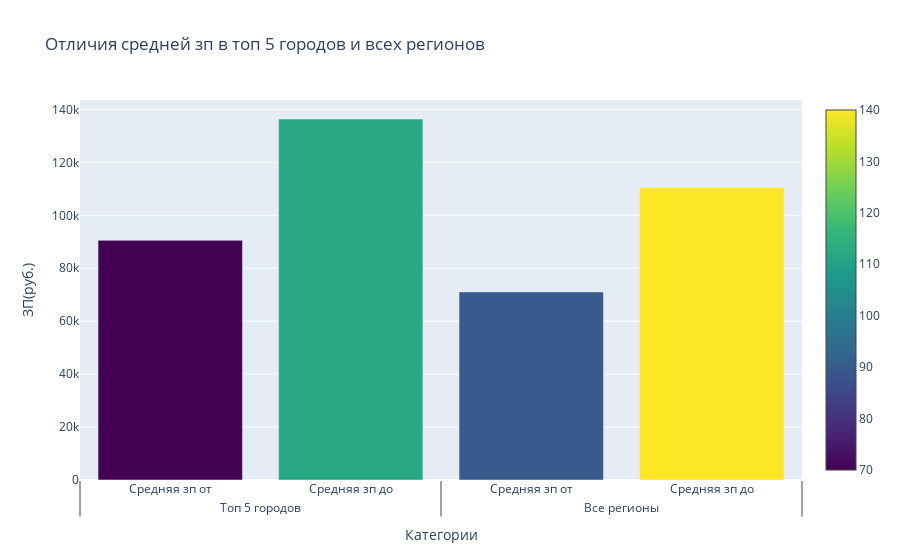

The cell this chart's notebook holds for it:
### Markdown cell above
Зарплаты в среднем варьируются от 71.065 рублей до 110.537 рублей.

Вычислив среднюю вилку по зп в топ 5 городов по числу вакансий, убеждаемся, что там зп больше.

Посмотреть это можно на визуализации ниже.

Думаю. если посчитать в топ 5 городах и остальных отдельно, разрыв будет еще больше.

Вывод: в самых крупных городах по числу вакансий и самые большие зарплаты.
Подтверждаю вывод о том, что в крупных городах больше возможностей для поиска работы и росте в зарплате.

### Code cell
#города, в которых будем считать зп
city = ['Москва', 'Санкт-Петербург', 'Минск', 'Новосибирск' , 'Алматы']
#получаем id нужных нам городов
placeholders = ', '.join(['%s'] * len(city))
query_tmp = f'''
select id from areas where areas.name in ({placeholders})
'''
df_query_tmp = pd.read_sql_query(query_tmp, connection, params=city)

id_list = df_query_tmp['id'].tolist()

#получаем зп в нужных нам городах
placeholders = ', '.join(['%s'] * len(id_list))

query_salary_from_top = f'''select round(avg(salary_from)) from vacancies 
where area_id in ({placeholders})
        '''
df_salary_from_top = pd.read_sql_query(query_salary_from_top, connection,  params=id_list)
query_salary_to_top = f'''select round(avg(salary_to)) from vacancies 
where area_id in ({placeholders})
        '''
df_salary_to_top = pd.read_sql_query(query_salary_to_top, connection,  params=id_list)

mean_salary_from_top = df_salary_from_top.iloc[0].item()
mean_salary_to_top  = df_salary_to_top.iloc[0].item()


# Данные: первый список — основная группа, второй — подгруппа
x = [
    ['Топ 5 городов', 'Все регионы', 'Топ 5 городов', 'Все регионы'],
    ['Средняя зп от', 'Средняя зп от', 'Средняя зп до', 'Средняя зп до']
]

fig = go.Figure()
fig.add_bar(x=x, y=[mean_salary_from_top, mean_salary_from, mean_salary_to_top, mean_salary_to],
            marker=dict(
        color=[70, 90, 112, 140], 
        colorscale='Viridis',       
        showscale=True              
    ))

fig.update_layout(title="Отличия средней зп в топ 5 городов и всех регионов")
fig.update_layout(
    yaxis_title="ЗП(руб.)",
    xaxis_title="Категории")
fig.show()

### Figure 1 — Plotly figure (JSON) as saved in the notebook; plotly's stock layout.template omitted (floating-point values rounded to 4 significant figures)
{"data": [{"marker": {"color": [70, 90, 112, 140], "colorscale": [[0, "#440154"], [0.1111, "#482878"], [0.2222, "#3e4989"], [0.3333, "#31688e"], [0.4444, "#26828e"], [0.5556, "#1f9e89"], [0.6667, "#35b779"], [0.7778, "#6ece58"], [0.8889, "#b5de2b"], [1, "#fde725"]], "showscale": true}, "type": "bar", "x": [["Топ 5 городов", "Все регионы", "Топ 5 городов", "Все регионы"], ["Средняя зп от", "Средняя зп от", "Средняя зп до", "Средняя зп до"]], "y": [90546, 71065, 136386, 110537]}], "layout": {"autosize": true, "title": {"text": "Отличия средней зп в топ 5 городов и всех регионов"}, "xaxis": {"autorange": true, "range": [-0.5, 3.5], "title": {"text": "Категории"}, "type": "multicategory"}, "yaxis": {"autorange": true, "range": [0, 143600.0], "title": {"text": "ЗП(руб.)"}, "type": "linear"}}}
